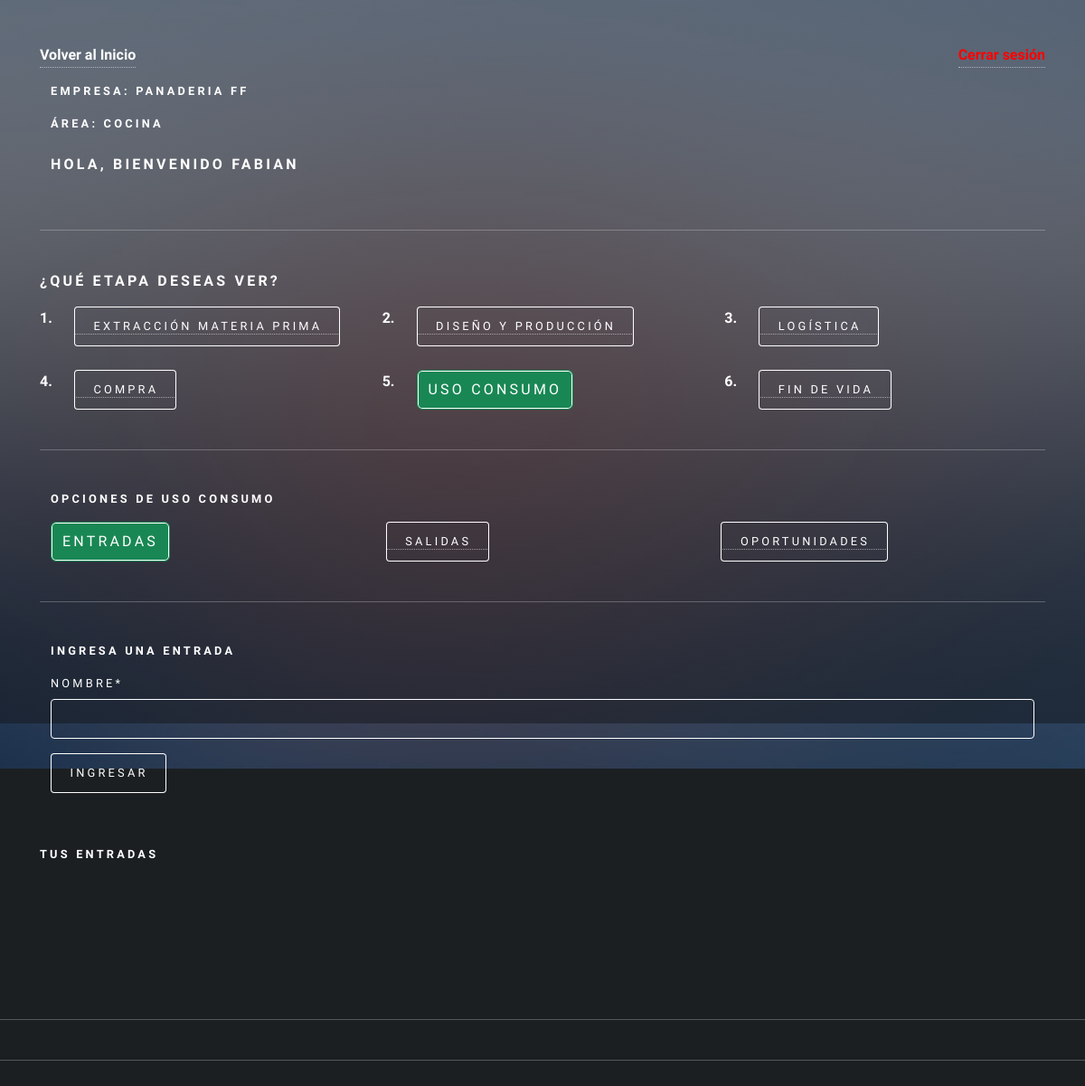
Page /agregar_entrada_uso (signed in) on the earlier database version.
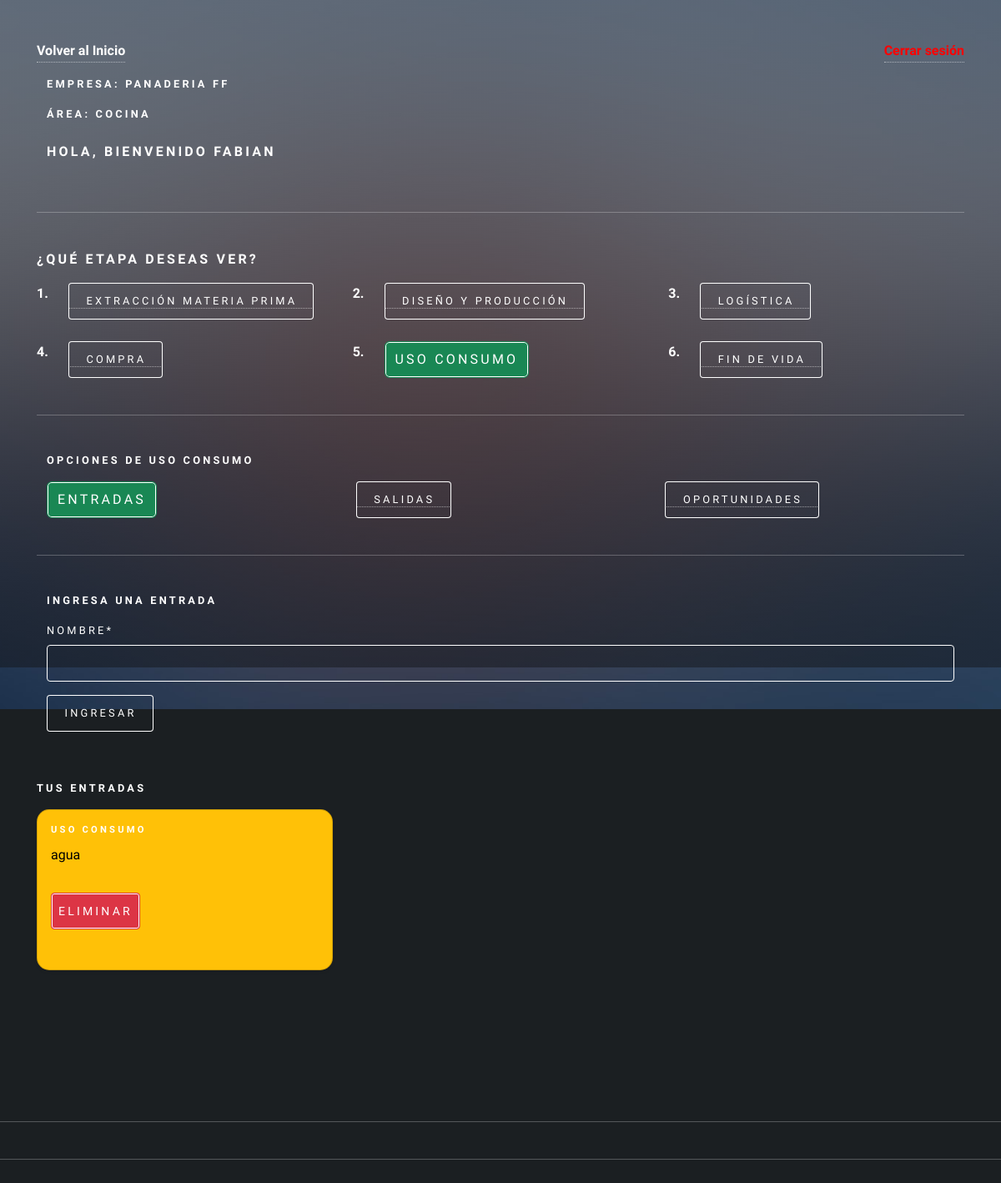
Same page on the later database version.
### app/models.py (models this page shows, shortened)
class RegistroTrabajador(models.Model):
    usuario = models.ForeignKey(Usuario, on_delete=models.CASCADE)
    descripcion = models.TextField(max_length=160)
    id_area = models.ForeignKey(AreaEmpresa, on_delete=models.CASCADE)

class AreaEmpresa(models.Model):
    id_area = models.AutoField(primary_key=True)
    nombre  = models.CharField(max_length=20)
    productos = models.CharField(max_length=50)
    id_empresa = models.ForeignKey(Empresa, on_delete=models.CASCADE)
    calle = models.CharField(max_length=250)
    comuna = models.CharField(max_length=150)
    lat = models.IntegerField()
    long = models.IntegerField()

class Empresa(models.Model):
    id_empresa = models.AutoField(primary_key=True)
    nombre  = models.CharField(max_length=20)
    calle = models.CharField(max_length=250)
    comuna = models.CharField(max_length=150)
    lat = models.IntegerField()
    long = models.IntegerField()

class Entrada(models.Model):
    id_entrada = models.AutoField(primary_key=True)
    nombre  = models.CharField(max_length=50)
    fecha =  models.DateField(auto_now_add=True)
    etapa = models.ForeignKey(Etapa, on_delete=models.CASCADE)
    usuario =models.ForeignKey(Usuario, on_delete=models.CASCADE)
    id_area = models.ForeignKey(AreaEmpresa, on_delete=models.CASCADE)

class Etapa(models.Model):
    id_etapa = models.AutoField(primary_key=True)
    nombre  = models.CharField(max_length=50)
    fecha_inicio  = models.DateField()
    fecha_termino  = models.DateField()
    activo = models.BooleanField()
    def __str__(self):
        return self.nombre

### user/models.py (models this page shows, shortened)
class Usuario(AbstractUser):
    telefono = models.IntegerField(null=True)
    id_telegram = models.CharField(max_length=100, null=True, default=0)
    objects = UsuarioManager()

### app/views.py (the view, shortened to what this page needs)
# urls.py: path('agregar_entrada_uso', agregarEntradaUso, name="agregar_entrada_uso"),
def agregarEntradaUso(request):
    if request.user.is_authenticated:
        registros = RegistroTrabajador.objects.filter(usuario=request.user)
        etapa = Etapa.objects.values_list("id_etapa", flat=True).filter(nombre="Uso consumo")
        entradas = Entrada.objects.filter(usuario=request.user)
        areaTrabajador = RegistroTrabajador.objects.values_list("id_area", flat=True).filter(usuario = request.user)
        data = {
            'form': EntradaForm(),
            'registros': registros,
            'entradas': entradas
        }
        return render(request,'autodiagnostico/usoConsumo/entrada/agregar_entrada.html', data)
    else:
        return render(request, 'autodiagnostico/usoConsumo/entrada/agregar_entrada.html')

### app/forms.py
class EntradaForm(forms.ModelForm):
    class Meta:
        model = Entrada
        fields = 'nombre',

### app/templates/autodiagnostico/usoConsumo/entrada/agregar_entrada.html (shortened to what this page needs)
{% extends 'autodiagnostico/usoConsumo/home_usoConsumo.html' %}
{% load static %}
{% load crispy_forms_tags %}
{% block uso %}
<div class="container">
    <form action="" method="post">
        <h4>Ingresa una entrada</h4>
        {{form | crispy}}
        <div>
            <input type="submit" class="btn btn-primary" value="ingresar">
        </div>
    </form>
</div>
<br>
<h4>Tus entradas</h4>
<div class="row row-cols-1 row-cols-md-3 g-4">
    {% for p in entradas %}
    {% if p.etapa.nombre == "Uso consumo" %}
        <div class="col">
            <div class="card text-bg-warning shadow-sm h-100">
                <div class="card-body">
                    <h5 class="card-title">{{p.etapa}}</h5>
                    <p class="card-text">{{p.nombre}}</p>
                    <form action="{% url 'eliminar_entrada_uso_consumo' p.id_entrada %}" method="post"
                    style="margin-top:10px;">
                    <button type="submit" class="btn btn-danger btn-sm">Eliminar
                    </button>
                    </form>
                </div>
            </div>
        </div>
    {% endif %}
    {% endfor %}
</div>
{% endblock uso %}

### app/templates/autodiagnostico/auto_diagnostico.html (shortened to what this page needs)
{% load static %}
<!DOCTYPE HTML>
<html>
<head>
    <link href="https://cdn.jsdelivr.net/npm/bootstrap@5.2.0/dist/css/bootstrap.min.css" rel="stylesheet"
>
    <link rel="stylesheet" href="{% static 'css/main.css' %}" />
    <link rel="stylesheet" href="{% static 'css/style.css' %}">
</head>
<body class="is-preload">
    <div id="wrapper">
        <div class="container-sm">
            {% if user.is_authenticated %}
            <div class="d-flex justify-content-between align-items-center mb-3">
                <a id="home_admin" href="{% url 'home' %}">Volver al Inicio</a> <a href="{% url 'logout' %}"
                    id="cerrarSesion">Cerrar sesión</a>
            </div>
            {% if registros %}
            <div class="container-sm">
                <div class="row">
                    {% if user.is_staff %}
                    <h3>Bienvenido Admin, {{ user.first_name }}</h3>
                    {% else %}
                    {% for i in registros %}
                    <div class="mb-2">
                        <h4>Empresa: {{ i.id_area.id_empresa.nombre}}</h4>
                        <h4>Área: {{ i.id_area.nombre}}</h4>
                    </div>
                    <h3>Hola, bienvenido {{user.first_name}}</h3>
                    {% endfor %}
                    {% endif %}
                </div>
            </div>
            <hr>
            {% if not user.is_staff %}
            <h3>¿Qué etapa deseas ver?</h3>
            <div class="row">
                <div class="col-auto"><strong>1.</strong></div>
                <div class="col">
                    <a href="{% url 'extraccion_materiaPrima' %}"><button type="button" id="extraccion"
                            class="selected">Extracción Materia Prima</button></a>
                </div>
                <div class="col-auto"><strong>2.</strong></div>
                <div class="col">
                    <a href="{% url 'diseño_Produccion' %}"><button type="button" id="diseño">Diseño y
                            producción</button></a>
                </div>
                <div class="col-auto"><strong>3.</strong></div>
                <div class="col">
                    <a href="{% url 'logistica' %}"><button type="button" id="logistica">Logística</button></a>
                </div>
            </div>
            <br>
            <div class="row">
            <div class="col-auto"><strong>4.</strong></div>
            <div class="col">
                <a href="{% url 'compra' %}"><button type="button" id="compra">Compra</button></a>
            </div>
            <div class="col-auto"><strong>5.</strong></div>
            <div class="col">
                <a href="{% url 'uso_consumo' %}"><button type="button" id="uso">Uso consumo</button></a>
            </div>
            <div class="col-auto"><strong>6.</strong></div>
            <div class="col">
                <a href="{% url 'fin_vida' %}"><button type="button" id="fin">Fin de vida</button></a>
            </div>
        </div>
        {% endif %}
            <hr>
        {% block body %}{% endblock %}
    </div>
    {% else %}
    <h1>Registra la empresa y el area a la que perteneces!!!!</h1>
    <a href="{% url 'agregar_Area' user.id  %}"><button type="button">Aqui</button></a>
    {% endif %}
    {% else %}
    <h1>Inicia Session</h1>
    <p>Para acceder a tu Auto Diagnostico </p>
    <a href="{% url 'login'  %}"><button type="button">Inicia Session</button></a>
    {% endif %}
    </div>
    <hr>
    <hr>
    <br>
    <br>
    <div id="bg"></div>
</body>
</html>

Differences in the rows shown:
added Entrada: etapa "USO CONSUMO", nombre "agua"
